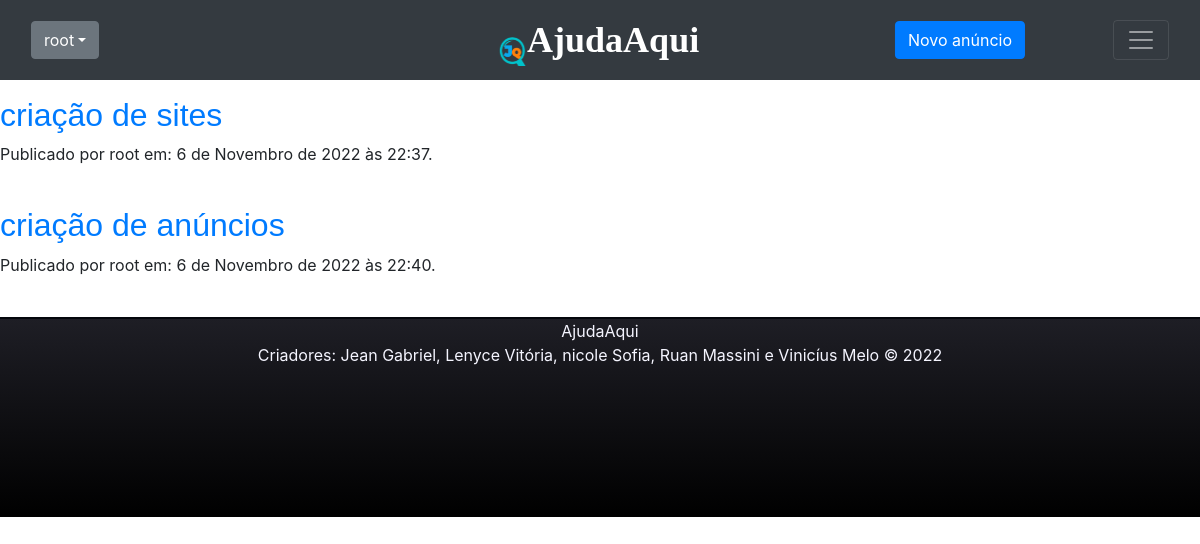
The page /lista/ (signed in) on the database as committed earlier.
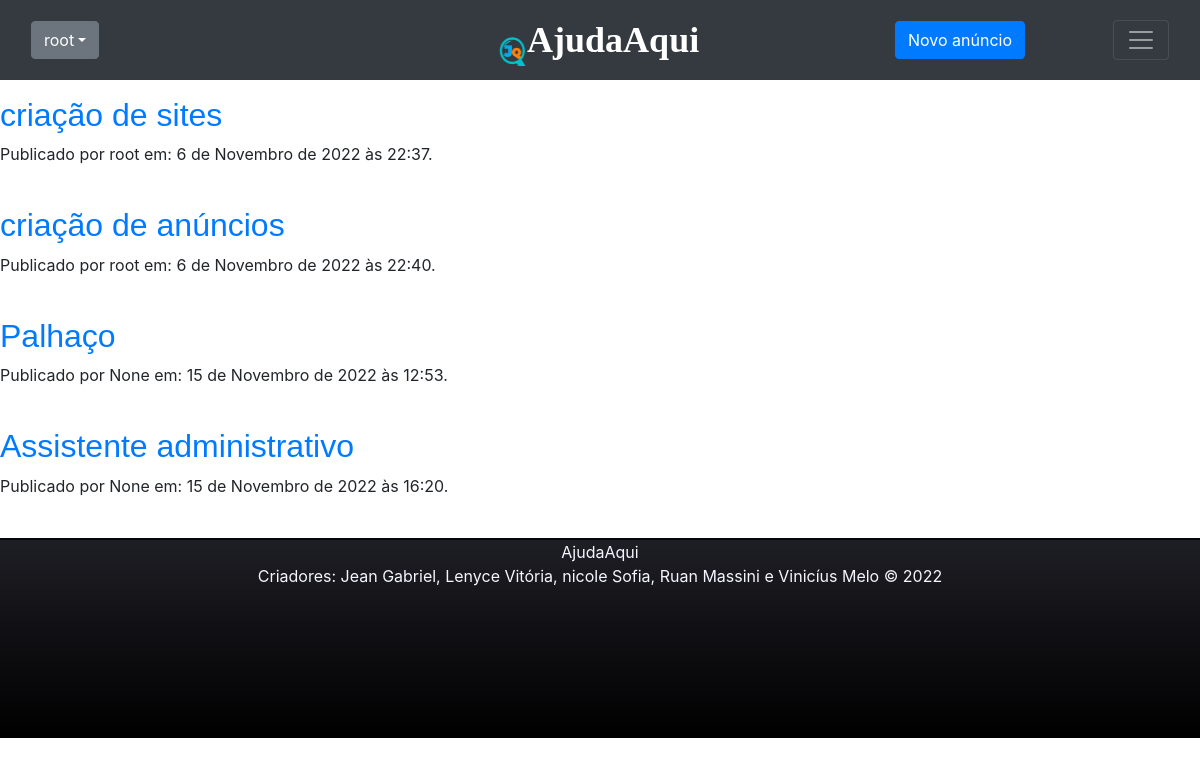
The same page on the database as committed later.
### anuncio/models.py (models this page shows, shortened)
class Anuncio(models.Model):
    autor = models.ForeignKey(User,  on_delete=models.CASCADE)
    tipoSv = models.CharField(max_length=200, verbose_name='Tipo de Serviço:')
    descSv = models.TextField(verbose_name='Descrição:')
    data_publicacao = models.DateTimeField(auto_now_add=True)
    email = models.EmailField(verbose_name='Email:')
    endereco = models.CharField(max_length=50, verbose_name='Endereço:')
    telefone = models.CharField(max_length=20, verbose_name='Telefone:')

### anuncio/views.py (the view)
# urls.py: path('lista/', views.AnuncioList.as_view(), name='anuncioList'),
class AnuncioList(GroupRequiredMixin, LoginRequiredMixin, ListView):
    login_url = reverse_lazy('login')
    group_required = [u"Admin", u"User"]
    model = Anuncio

### anuncio/templates/anuncio/anuncio_list.html (shortened to what this page needs)
{% extends 'anuncio/base.html' %}
    {% block content %}
        {% if request.user.is_authenticated %}
            <div class="anuncio">
                <br>
                {% for Anuncio in object_list %}
                    <div class="anuncios">
                        <h2><a href="{% url 'anuncio:anuncioDetail' pk=Anuncio.pk %}">{{ Anuncio.tipoSv }}</a></h2>
                        <div class="data">
                            <p>Publicado por {{ Anuncio.autor }} em: {{ Anuncio.data_publicacao}}.</p>
                        </div>
                        <br>
                    </div>
                {% endfor %}
            </div>
        {% endif %}
    {% endblock %}

### anuncio/templates/anuncio/base.html (shortened to what this page needs)
<!DOCTYPE html>
{% load static %}
<html lang="pt-br">
<head>
    <link href="https://cdn.jsdelivr.net/npm/bootstrap@5.2.2/dist/css/bootstrap.min.css" rel="stylesheet"
>
    <link rel="stylesheet" href="https://cdn.jsdelivr.net/npm/bootstrap@4.6.2/dist/css/bootstrap.min.css"
>
    <link rel="stylesheet" href="{% static 'css/anuncio.css' %}">
</head>
<body>
    {% if request.user.is_authenticated %}
    <nav class="navbar navbar-dark bg-dark fixed-top">
        <div class="container-fluid">
            <div class="dropdown">
                <a class="btn btn-secondary dropdown-toggle" href="#" role="button" data-bs-toggle="dropdown"
                    aria-expanded="false">{{ request.user }}</a>
            </div>
            {% endif %}
            {% if request.user.is_authenticated %}
            <a class="navbar-brand" href="/" style="color:rgb(255, 255, 255)">
                <img src="{% static 'img/ajuda.png' %}" alt="Logo" width="30" height="32"
                    class="d-inline-block align-text-top"><strong
                    style="font-size: 36px; font-family: Lucida Sans;">AjudaAqui</strong></a>
            <div class="centralizar">
                <a href="{% url 'anuncio:anuncioCreate' %}" class="btn btn-primary">Novo anúncio</a>
            </div>
            <button class="navbar-toggler" type="button" data-bs-toggle="offcanvas"
                data-bs-target="#offcanvasDarkNavbar" aria-controls="offcanvasDarkNavbar">
                <span class="navbar-toggler-icon"></span>
            </button>
        </div>
    </nav>
    {% endif %}
    <br>
    <br>
    <br>
    <div class="meio">
        {% block content %}
        {% endblock %}
    </div>
    {% if request.user.is_authenticated %}
    <div class="rodape">
        <footer>
            <p>AjudaAqui<br>Criadores: Jean Gabriel, Lenyce Vitória, nicole Sofia, Ruan Massini e Vinicíus Melo &copy; 2022</p>
        </footer>
    </div>
    {% endif %}
</body>
</html>

### anuncio/static/CSS/anuncio.css (style rules this page uses)
h1, h2, h3, h4 { font-family: Arial; }
.navbar-brand { font-family: 'Times New Roman' }
.centralizar { position:absolute; top:50%; left:80%; transform: translate(-50%, -50%); }
.rodape { background-image: linear-gradient(to bottom, rgb(30, 30, 37), black); height: 200px; border-top: 2px solid rgb(4, 7, 12); }
footer p { color: #f5f5ff; text-align: center; top: 500%; position: relative; }

Rows that differ between the two databases and show on the page:
added Anuncio: tipoSv "Palhaço", autor "None", data_publicacao "15 de Novembro de 2022 às 12:53"
added Anuncio: tipoSv "Assistente administrativo", autor "None", data_publicacao "15 de Novembro de 2022 às 16:20"
